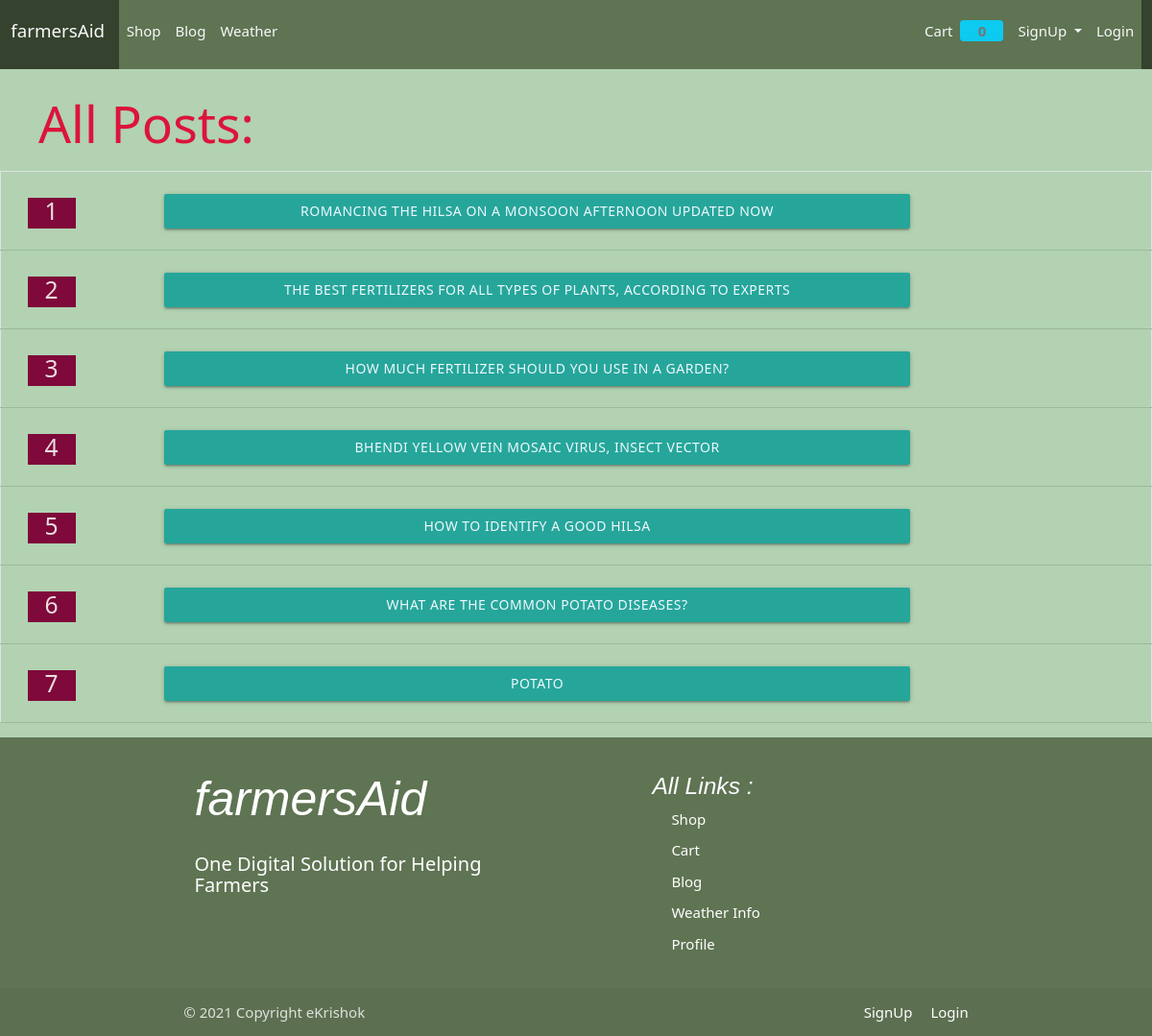
The app's page /blog/showblog/ with its own data.
### Blog2/models.py (models this page shows, shortened)
class Post(models.Model):
    post_id = models.AutoField(primary_key=True)
    title = models.CharField(max_length=100)
    content = FroalaField()
    cat = models.ForeignKey(BlogCategory, on_delete=models.CASCADE)
    slug = models.SlugField(max_length=1000, null=True, blank=True)
    image = models.ImageField(upload_to = 'upload/blog/postImg/')
    created_at = models.DateTimeField(auto_now_add=True)
    upload_to = models.DateTimeField(auto_now=True)

### Blog2/views.py (the view)
# urls.py: path('showblog/',ShowBlogs, name="show_blogs"),
def ShowBlogs(request):
   blogs = Post.objects.all()
   context = {
       "blogs":blogs
   }
   return render(request, 'blog/show_blog.html', context)

### Store/templatetags/custom_filter.py (called while the page is built)
@register.filter(name='has_group')
def has_group(user, group_name):
    return user.groups.filter(name=group_name).exists()

### Store/templates/blog/show_blog.html (shortened to what this page needs)
{% extends "store/base.html" %}
{% block content %}
{% load custom_filter %}
<div class="col-lg-12">
    <h2 style="margin-left: 40px; color: crimson; margin-bottom: 20px;"> All Posts: </h2>
    <table class="table border">
        {% for blog in blogs %}
        <tr>
            <td>
                <div class="col-lg-6" style="background-color: rgb(126, 9, 58); height: 32px; width: 50px; margin-left: 20px; ">
                    <h5 style="color:rgb(235, 221, 224); text-align: center; margin-top: 5px; ">
                        {{forloop.counter}}
                    </h5>
                </div>
            </td>
            <td >
                <div class="btn btn-outline-info col-lg-9 m-3 "   >
                    <a href="{% url 'blog_detail' blog.slug %}" style="color: aliceblue;">{{blog.title}}</a>
                  </div>
            </td>
        </tr>
        {% endfor %}
    </table>
</div>
{% endblock %}

### records on screen
Post: title "ROMANCING THE HILSA ON A MONSOON AFTERNOON UPDATED NOW"
Post: title "THE BEST FERTILIZERS FOR ALL TYPES OF PLANTS, ACCORDING TO EXPERTS"
Post: title "HOW MUCH FERTILIZER SHOULD YOU USE IN A GARDEN?"
Post: title "BHENDI YELLOW VEIN MOSAIC VIRUS, INSECT VECTOR"
Post: title "HOW TO IDENTIFY A GOOD HILSA"
Post: title "WHAT ARE THE COMMON POTATO DISEASES?"
Post: title "POTATO"

### other values on screen
{{ request.session.cart.keys|length }} "0"
